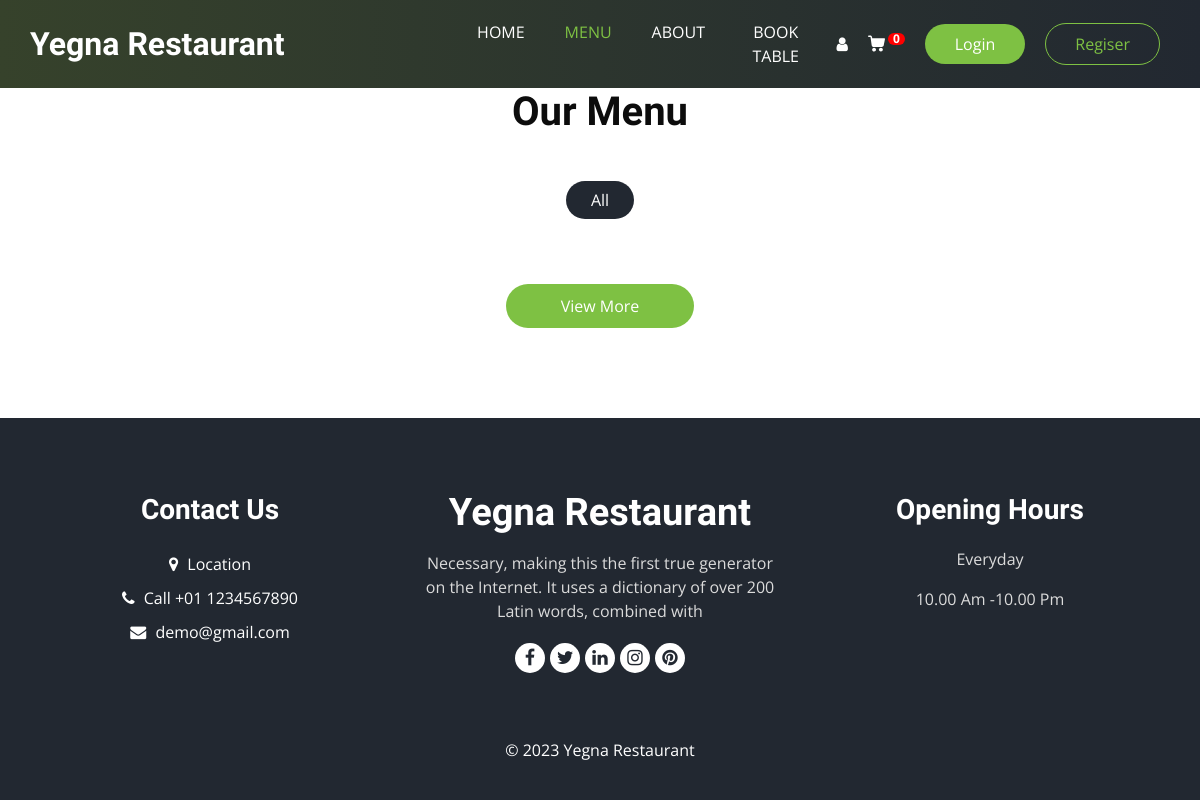
Before: /menu/ with the older database file.
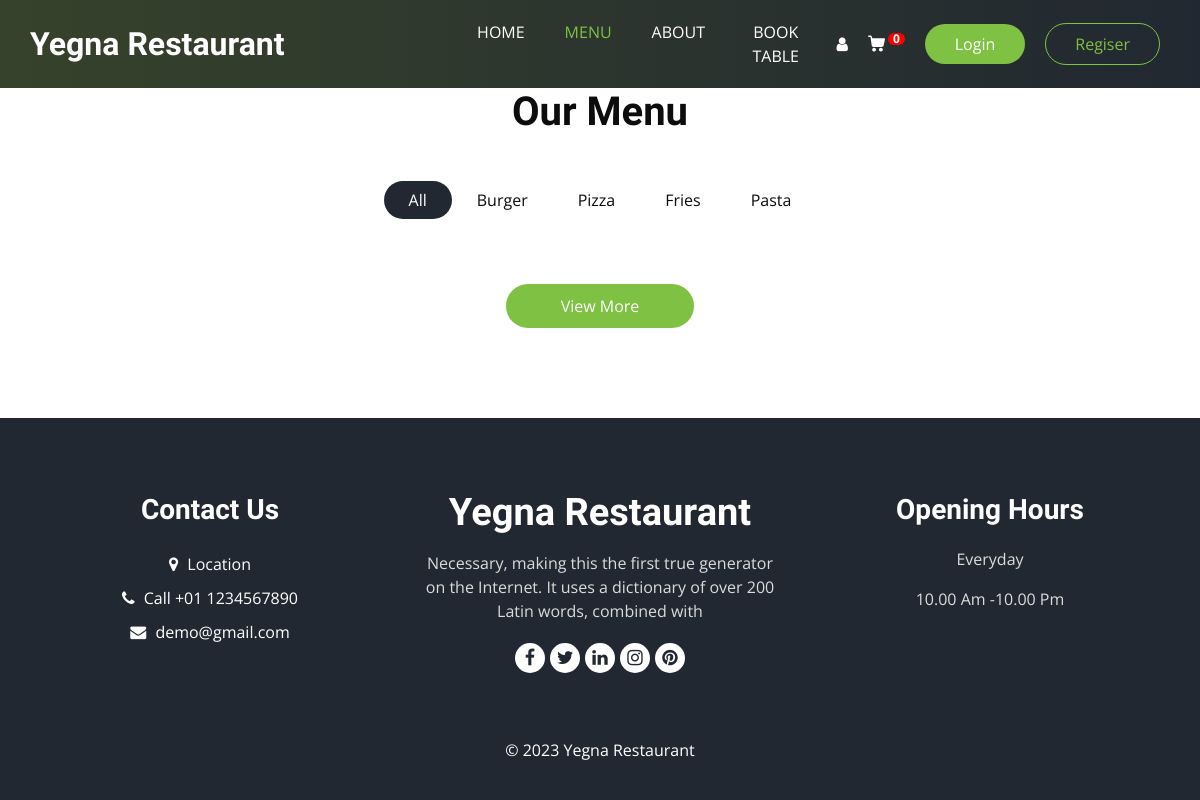
After: the same page with the newer database file.
### cafe/models.py (models this page shows)
class FoodCategory(models.Model):
    name = models.CharField(max_length=100)
    class Meta:
        verbose_name = "Food Category"
        verbose_name_plural = "Food Categories"
    def __str__(self):
        return self.name

### cafe/views.py (the view)
# urls.py: path("menu/", views.menu, name="menu"),
def menu(request):
    context = {"categories": FoodCategory.objects.all(),
               'menu_items': MenuItem.objects.all()}
    return render(request, "menu.html", context)

### templates/menu.html (shortened to what this page needs)
<!DOCTYPE html>
{% extends 'base.html' %} {% load static %} {% block nav_item %}
<li class="nav-item">
  <a class="nav-link" href="{% url 'home' %}">Home</a>
</li>
<li class="nav-item active">
  <a class="nav-link" href="{% url 'menu' %}"
    >Menu<span class="sr-only">(current)</span></a
  >
</li>
<li class="nav-item">
  <a class="nav-link" href="{% url 'about' %}">About</a>
</li>
<li class="nav-item">
  <a class="nav-link" href="{% url 'book' %}">Book Table</a>
</li>
{% endblock %} {% block content %}
<body class="sub_page">
  <section class="food_section layout_padding-bottom">
    <div class="container">
      <div class="heading_container heading_center">
        <h2>Our Menu</h2>
      </div>
      <ul class="filters_menu">
        <li class="active" data-filter="*">All</li>
        {% for category in categories %}
        <li data-filter=".{{category|lower}}">{{category}}</li>
        {% endfor %}
      </ul>
      <div class="btn-box">
        <a href=""> View More </a>
      </div>
    </div>
  </section>
</body>
{% endblock %}

Changed rows visible on the page:
added FoodCategory: name "Burger"
added FoodCategory: name "Pizza"
added FoodCategory: name "Fries"
added FoodCategory: name "Pasta"
